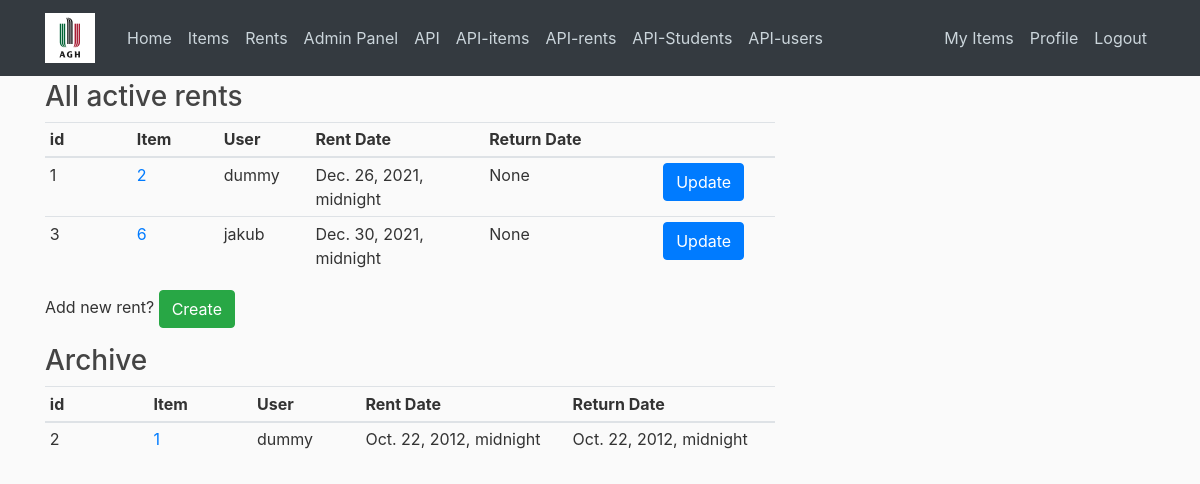
Screenshot of /rents/ (signed in) with the database file from the repository.
### items/models.py (models this page shows, shortened)
class ItemRent(models.Model):
    item_id = models.ForeignKey(Item, on_delete=models.CASCADE)
    user_id = models.ForeignKey(settings.AUTH_USER_MODEL, on_delete=models.CASCADE)
    rent_date = models.DateTimeField(name='rent_date')
    return_date = models.DateTimeField(name='return_date', null=True, blank=True)
    is_archived = models.BooleanField(default=False)

class Item(models.Model):
    ITEM_STATUS = (
        ('rented','Rented'),
        ('available','Available'),
        ('missing','Missing'),
    )
    university_number   = models.CharField(max_length=2, null=True)
    building_number     = models.CharField(max_length=2, null=True)
    faculty_number      = models.CharField(max_length=2, null=True)
    room_number         = models.CharField(max_length=3, null=True)
    item_number         = models.CharField(max_length=3, unique=True)
    description         = models.CharField(max_length=50)
    status              = models.CharField(choices=ITEM_STATUS, default='available', max_length=30)
    rented_by           = models.ForeignKey(settings.AUTH_USER_MODEL, null=True, blank=True, on_delete=models.CASCADE)
    def __str__(self):
        return f'{self.pk}'

### items/views.py (the view)
# urls.py: path('rents/', api_views.ItemRentListView.as_view(), name='api-rents'),
class ItemRentListView(LoginRequiredMixin, PermissionRequiredMixin, generic.ListView):
    model = ItemRent
    template_name = 'items/rents-list.html'
    context_object_name = 'rents'
    permission_required = 'items.view_itemrent'
    def get_queryset(self):
        queryset = {
            'active': ItemRent.objects.filter(is_archived=False).all(),
            'archived': ItemRent.objects.filter(is_archived=True).all(),
            'teacher_permission': _has_group_permission(self.request.user, ['Teacher', 'admin'])
        }
        return queryset

### items/api/permissons.py (called while the page is built)
def _is_in_group(user, group_name):
    if user.is_superuser:
        return True
    try:
        return Group.objects.get(name=group_name).user_set.filter(id=user.id).exists()
    except Group.DoesNotExist:
        return None

def _has_group_permission(user, required_groups):
    return any([_is_in_group(user, group_name) for group_name in required_groups])

### items/templatetags/usertags.py (called while the page is built)
@register.filter(name='has_group')
def has_group(user, group_name):
    group = Group.objects.get(name=group_name)
    return True if group in user.groups.all() else False

### items/templates/items/rents-list.html
{% extends 'items/base.html' %}
{% block content %}
<table class="table table-sm">
    <thead>
        <h3> All active rents</h3>
        <th class="col-1">id</th>
        <th class="col-1">Item</th>
        <th class="col-1">User</th>
        <th class="col-2">Rent Date</th>
        <th class="col-2">Return Date</th>
        <th class="col-1"></th>
    </thead>
    <tbody>
        {% for rent in rents.active %}
        <tr>
            <td>{{rent.pk}}</td>
            <td><a href="{% url 'items:items-detail' rent.item_id %}">{{rent.item_id}}</a></td>
            <td>{{rent.user_id}}</td>
            <td>{{rent.rent_date}}</td>
            <td>{{rent.return_date}}</td>
            <td>
                {% if  rents.teacher_permission%}
                <input class="btn btn-primary" type="button" value="Update" onclick="location.href='{% url 'items:rents-update' rent.id %}'"/>
                {% endif %}
            </td>
        </tr>
        {% endfor %}
    </tbody>
</table>
{% if  rents.teacher_permission%}
    <p>Add new rent? <input class="btn btn-success" type="button" value="Create"onclick="location.href='{% url 'items:rents-create' %}'"/> </p>
    {% endif %}
<table class="table table-sm">
    <thead>
        <h3> Archive</h3>
        <th class="col-1">id</th>
        <th class="col-1">Item</th>
        <th class="col-1">User</th>
        <th class="col-2">Rent Date</th>
        <th class="col-2">Return Date</th>
    </thead>
    <tbody>
        {% for rent in rents.archived %}
            <td>{{rent.pk}}</td>
            <td><a href="{% url 'items:items-detail' rent.item_id %}">{{rent.item_id}}</a></td>
            <td>{{rent.user_id}}</td>
            <td>{{rent.rent_date}}</td>
            <td>{{rent.return_date}}</td>
        {% endfor %}
    </tbody>
</table>
{% endblock content%}

### items/static/items/style.css (style rules this page uses)
body { background: #fafafa; color: #333333; margin-top: 5rem; }
h1, h2, h3, h4, h5, h6 { color: #444444; }

### rows the page displays
ItemRent: pk "1", item_id "2", user_id "dummy", rent_date "Dec. 26, 2021, midnight", return_date "None", id "Update"
ItemRent: pk "3", item_id "6", user_id "jakub", rent_date "Dec. 30, 2021, midnight", return_date "None", id "Update"
ItemRent: pk "2", item_id "1", user_id "dummy", rent_date "Oct. 22, 2012, midnight", return_date "Oct. 22, 2012, midnight"
